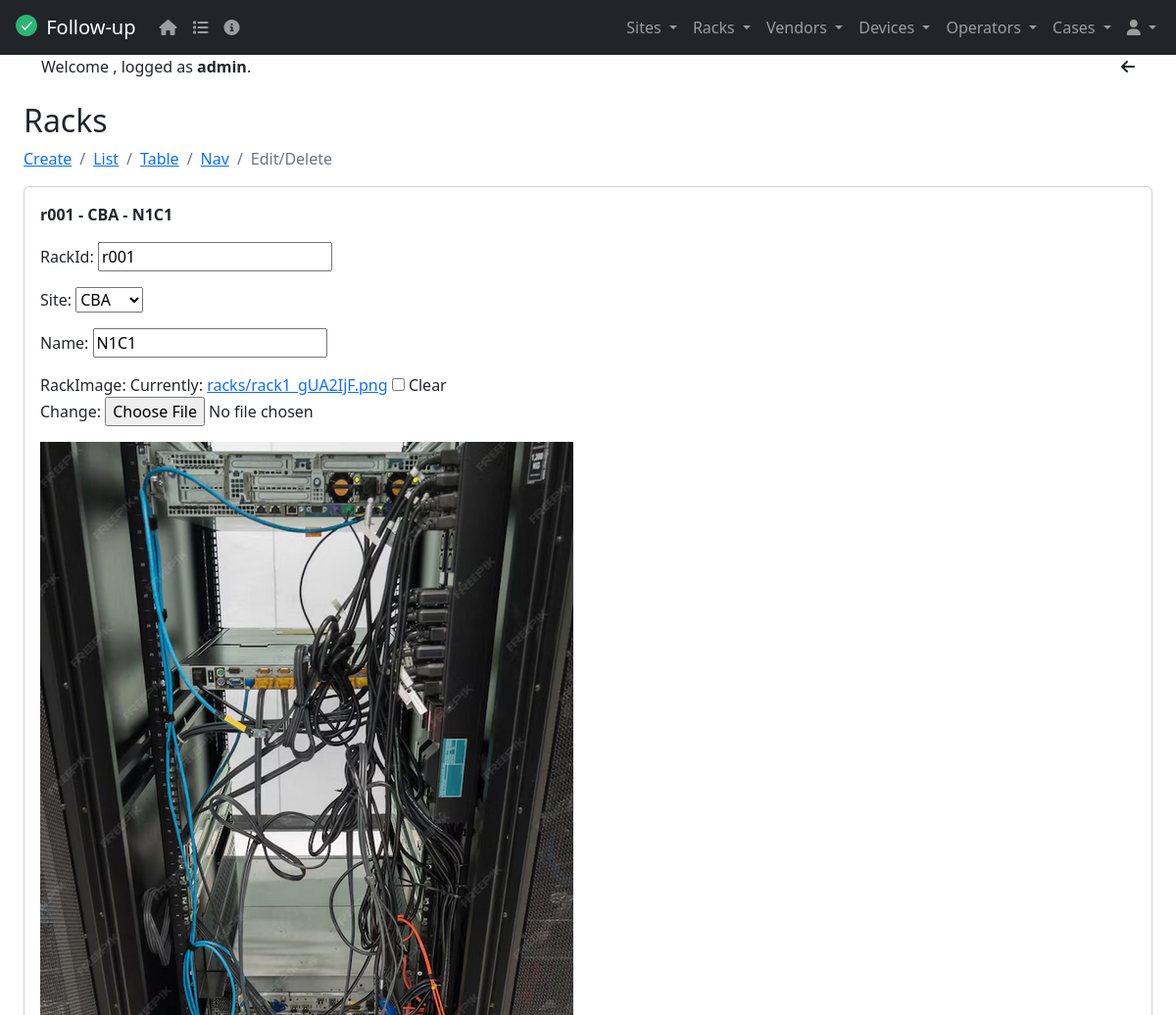
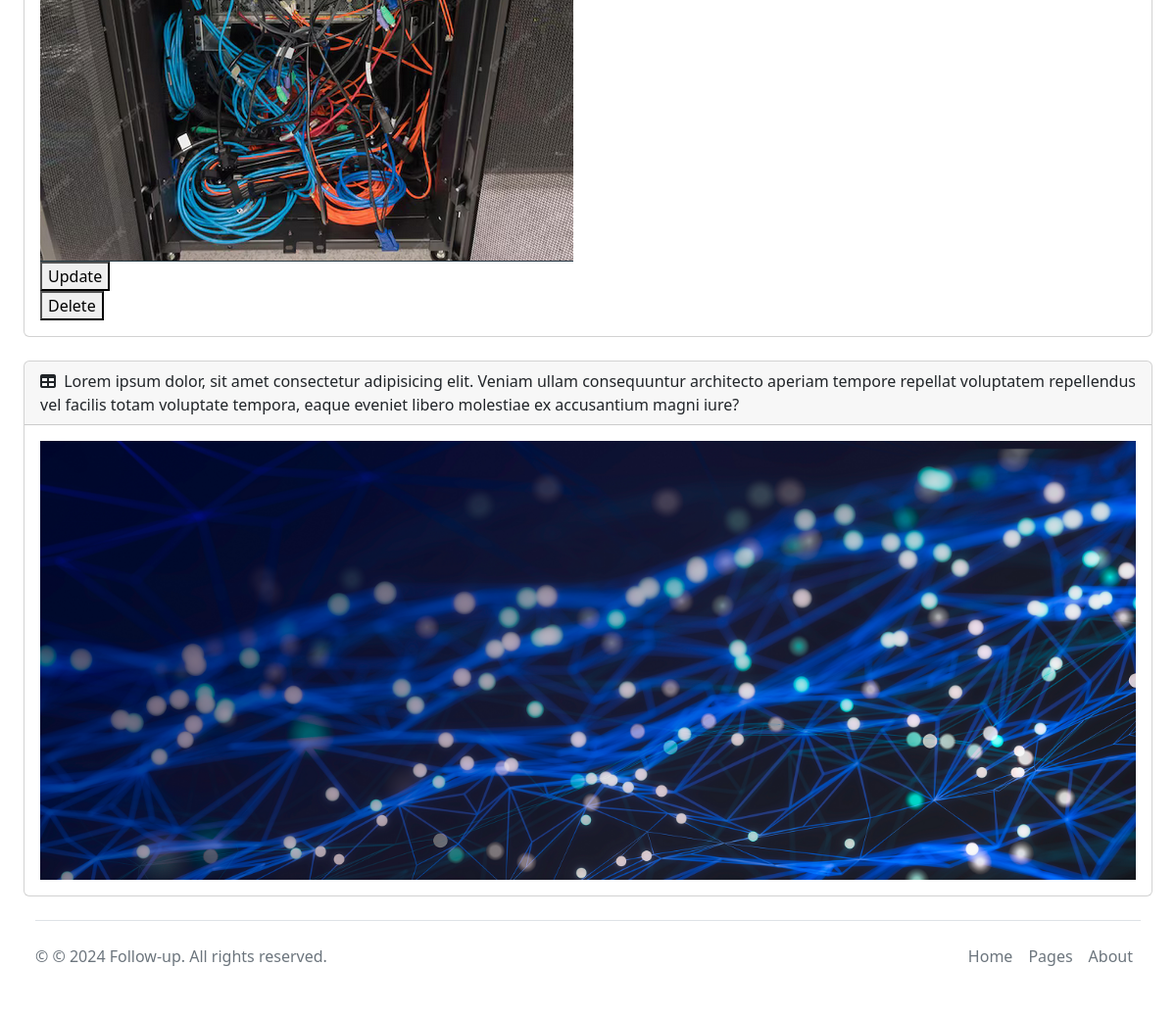
The app's page /racks/1 (signed in) with its own data (2 pictures, top to bottom).
### tasks/models.py (models this page shows, shortened)
class Rack(models.Model):
  rackId = models.CharField(max_length=6)
  name = models.CharField(max_length=20)
  site = models.ForeignKey(Site, on_delete=models.CASCADE, null=True)
  rackImage = models.ImageField(upload_to='racks', blank=True, null=True, default="/media/static/default.png") # default=""
  class Meta():
    verbose_name = 'Rack'
    verbose_name_plural = 'Racks'
    ordering = ('rackId', 'name')
    unique_together = ('rackId', 'name')

class Site(models.Model):
  siteId = models.CharField(max_length=6)
  name = models.CharField(max_length=20)
  address = models.CharField(max_length=30)
  city = models.CharField(max_length=20)
  country = models.CharField(max_length=20)
  switchowner = models.CharField(max_length=30)
  contact = models.IntegerField(default=0)
  siteImage = models.ImageField(upload_to='sites', blank=True, null=True, default="/media/static/default.png") # default=""
  def __str__(self):
    return self.name
  class Meta():
    verbose_name = 'Site'
    verbose_name_plural = 'Sites'
    ordering = ('siteId', 'name')
    unique_together = ('siteId', 'name')

### tasks/views.py (the view, shortened to what this page needs)
# urls.py: path('racks/<int:rack_id>', views.rack_detail, name='rack_detail'),
@staff_member_required(login_url='/only_staff')
def rack_detail(request, rack_id):
    if request.method == 'GET':
        rack = get_object_or_404(Rack, pk=rack_id)
        form = RackForm(instance=rack)
        return render(request, 'rack_detail.html', {'rack': rack, 'form': form})

### tasks/forms.py
class RackForm(ModelForm):
    class Meta:
        model = Rack
        fields = ['rackId', 'site', 'name', 'rackImage']
    def __init__(self, *args, **kwargs):
        super().__init__(*args, **kwargs)
        self.fields['site'].queryset = Site.objects.all()

### tasks/templates/rack_detail.html (shortened to what this page needs)
{% extends 'base.html' %}
{% block content %}
<h2 class="mt-4">Racks</h2>
<nav aria-label="breadcrumb">
  <ol class="breadcrumb">
    <li class="breadcrumb-item"><a href="/rack_create">Create</a></li>
    <li class="breadcrumb-item"><a href="/racks">List</a></li>
    <li class="breadcrumb-item"><a href="/rack_table">Table</a></li>
    <li class="breadcrumb-item"><a href="/rack_nav/1">Nav</a></li>
    <li class="breadcrumb-item active" aria-current="page">Edit/Delete</li>
  </ol>
</nav>
<div class="card mb-4">
  <div class="card-body">
    <p><strong>{{rack.rackId}} - {{rack.site}} - {{rack.name}}</strong></p>
    <form method="POST" enctype="multipart/form-data">
      {{form.as_p}}
      <section>
        <img
          src="{{ rack.rackImage.url }}"
          alt="{{ rack.name }}"
        />
      </section>
      <button>
        Update
      </button>
    </form>
    <form action="{% url 'rack_delete' rack.id %}" method="POST">
      <button>
        Delete
      </button>
    </form>
  </div>
</div>
{% endblock %}

### tasks/templates/base.html (shortened to what this page needs)
<!DOCTYPE html>
<html lang="en" data-bs-theme="dark">
  <head>
    <link rel="stylesheet" href="https://cdn.jsdelivr.net/npm/bootstrap@5.2.0/dist/css/bootstrap.min.css">
    <link href="https://cdn.datatables.net/v/dt/jq-3.7.0/jszip-3.10.1/dt-2.0.8/af-2.7.0/b-3.0.2/b-colvis-3.0.2/b-html5-3.0.2/b-print-3.0.2/cr-2.0.3/date-1.5.2/fc-5.0.1/fh-4.0.1/kt-2.12.1/r-3.0.2/rg-1.5.0/rr-1.5.0/sc-2.4.3/sb-1.7.1/sp-2.3.1/sl-2.0.3/sr-1.4.1/datatables.min.css" rel="stylesheet">
    <link rel="stylesheet" href="https://cdnjs.cloudflare.com/ajax/libs/font-awesome/6.5.2/css/all.min.css">
  </head>
  <body>
  {% include 'navbar.html' %}
    <div id="layoutSidenav_content">
      <main>
        <div class="container-fluid px-4">
          {% if user.is_authenticated %}
          <div class="container text-center">
            <div class="row">
              <div class="col">
                <div class="text-start">
                  Welcome <strong>{{request.user.first_name}} {{request.user.last_name}}</strong>,
                  logged as <strong>{{request.user.username}}</strong>.
                </div>
              </div>
              <div class="col col-lg-2">
                <div class="text-end">
                  <i class="fa fa-arrow-left" aria-hidden="true" onclick="window.history.back()"></i>
                </div>
              </div>
            </div>
          </div>
          {% endif %}
          {% block content %}
          {% endblock %}
          {% include 'footer.html' %}
        </div>
      </main>
    </div>
  </body>
</html>

### tasks/templates/base.html (style rules this page uses)
html { scroll-padding-top: 220px; }
body { position: relative; overflow-y: auto; }

### records on screen
Rack: rackId "r001", site "CBA", name "N1C1", rackImage (picture)
Site: name "N1C1"

### other values on screen
{{ request.user.username }} "admin"
